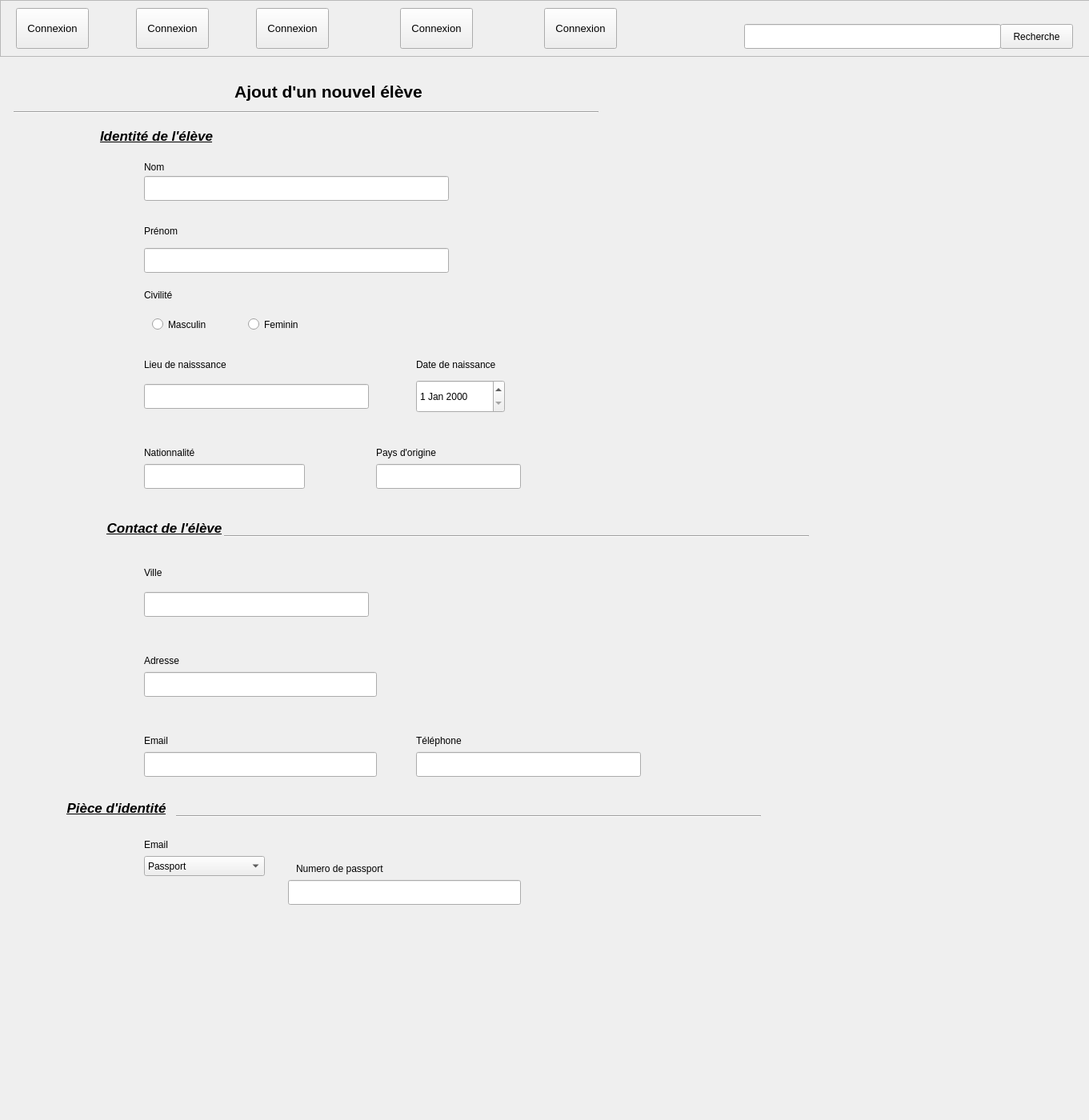
<?xml version="1.0" encoding="UTF-8"?>
<ui version="4.0">
 <class>MainWindow</class>
 <widget class="QMainWindow" name="MainWindow">
  <property name="geometry">
   <rect>
    <x>0</x>
    <y>0</y>
    <width>1361</width>
    <height>1400</height>
   </rect>
  </property>
  <property name="windowTitle">
   <string>MainWindow</string>
  </property>
  <widget class="QWidget" name="centralwidget">
   <widget class="QFrame" name="frame">
    <property name="geometry">
     <rect>
      <x>0</x>
      <y>0</y>
      <width>1411</width>
      <height>71</height>
     </rect>
    </property>
    <property name="frameShape">
     <enum>QFrame::StyledPanel</enum>
    </property>
    <property name="frameShadow">
     <enum>QFrame::Raised</enum>
    </property>
    <widget class="QPushButton" name="pushButton_5">
     <property name="geometry">
      <rect>
       <x>1250</x>
       <y>30</y>
       <width>91</width>
       <height>31</height>
      </rect>
     </property>
     <property name="text">
      <string>Recherche</string>
     </property>
    </widget>
    <widget class="QLineEdit" name="lineEdit">
     <property name="geometry">
      <rect>
       <x>930</x>
       <y>30</y>
       <width>321</width>
       <height>31</height>
      </rect>
     </property>
    </widget>
    <widget class="QPushButton" name="pushButton">
     <property name="geometry">
      <rect>
       <x>20</x>
       <y>10</y>
       <width>91</width>
       <height>51</height>
      </rect>
     </property>
     <property name="font">
      <font>
       <pointsize>10</pointsize>
      </font>
     </property>
     <property name="text">
      <string>Connexion</string>
     </property>
     <property name="icon">
      <iconset>
       <normaloff>icons/png/login__006.png</normaloff>icons/png/login__006.png</iconset>
     </property>
     <property name="iconSize">
      <size>
       <width>27</width>
       <height>47</height>
      </size>
     </property>
    </widget>
    <widget class="QPushButton" name="pushButton_2">
     <property name="geometry">
      <rect>
       <x>320</x>
       <y>10</y>
       <width>91</width>
       <height>51</height>
      </rect>
     </property>
     <property name="font">
      <font>
       <pointsize>10</pointsize>
      </font>
     </property>
     <property name="text">
      <string>Connexion</string>
     </property>
     <property name="icon">
      <iconset>
       <normaloff>icons/png/login__006.png</normaloff>icons/png/login__006.png</iconset>
     </property>
     <property name="iconSize">
      <size>
       <width>27</width>
       <height>47</height>
      </size>
     </property>
    </widget>
    <widget class="QPushButton" name="pushButton_3">
     <property name="geometry">
      <rect>
       <x>680</x>
       <y>10</y>
       <width>91</width>
       <height>51</height>
      </rect>
     </property>
     <property name="font">
      <font>
       <pointsize>10</pointsize>
      </font>
     </property>
     <property name="text">
      <string>Connexion</string>
     </property>
     <property name="icon">
      <iconset>
       <normaloff>icons/png/login__006.png</normaloff>icons/png/login__006.png</iconset>
     </property>
     <property name="iconSize">
      <size>
       <width>27</width>
       <height>47</height>
      </size>
     </property>
    </widget>
    <widget class="QPushButton" name="pushButton_4">
     <property name="geometry">
      <rect>
       <x>500</x>
       <y>10</y>
       <width>91</width>
       <height>51</height>
      </rect>
     </property>
     <property name="font">
      <font>
       <pointsize>10</pointsize>
      </font>
     </property>
     <property name="text">
      <string>Connexion</string>
     </property>
     <property name="icon">
      <iconset>
       <normaloff>icons/png/login__006.png</normaloff>icons/png/login__006.png</iconset>
     </property>
     <property name="iconSize">
      <size>
       <width>27</width>
       <height>47</height>
      </size>
     </property>
    </widget>
    <widget class="QPushButton" name="pushButton_6">
     <property name="geometry">
      <rect>
       <x>170</x>
       <y>10</y>
       <width>91</width>
       <height>51</height>
      </rect>
     </property>
     <property name="font">
      <font>
       <pointsize>10</pointsize>
      </font>
     </property>
     <property name="text">
      <string>Connexion</string>
     </property>
     <property name="icon">
      <iconset>
       <normaloff>icons/png/login__006.png</normaloff>icons/png/login__006.png</iconset>
     </property>
     <property name="iconSize">
      <size>
       <width>27</width>
       <height>47</height>
      </size>
     </property>
    </widget>
   </widget>
   <widget class="QWidget" name="widget" native="true">
    <property name="geometry">
     <rect>
      <x>10</x>
      <y>80</y>
      <width>1361</width>
      <height>1300</height>
     </rect>
    </property>
    <widget class="QLabel" name="label">
     <property name="geometry">
      <rect>
       <x>190</x>
       <y>19</y>
       <width>421</width>
       <height>31</height>
      </rect>
     </property>
     <property name="font">
      <font>
       <pointsize>16</pointsize>
       <weight>75</weight>
       <bold>true</bold>
      </font>
     </property>
     <property name="text">
      <string>Ajout d'un nouvel élève</string>
     </property>
     <property name="alignment">
      <set>Qt::AlignCenter</set>
     </property>
    </widget>
    <widget class="Line" name="line">
     <property name="geometry">
      <rect>
       <x>7</x>
       <y>50</y>
       <width>731</width>
       <height>20</height>
      </rect>
     </property>
     <property name="orientation">
      <enum>Qt::Horizontal</enum>
     </property>
    </widget>
    <widget class="QLabel" name="label_2">
     <property name="geometry">
      <rect>
       <x>80</x>
       <y>80</y>
       <width>211</width>
       <height>20</height>
      </rect>
     </property>
     <property name="font">
      <font>
       <pointsize>13</pointsize>
       <weight>75</weight>
       <italic>true</italic>
       <bold>true</bold>
       <underline>true</underline>
      </font>
     </property>
     <property name="text">
      <string>Identité de l'élève</string>
     </property>
     <property name="alignment">
      <set>Qt::AlignCenter</set>
     </property>
    </widget>
    <widget class="QLabel" name="label_3">
     <property name="geometry">
      <rect>
       <x>170</x>
       <y>120</y>
       <width>67</width>
       <height>17</height>
      </rect>
     </property>
     <property name="text">
      <string>Nom</string>
     </property>
    </widget>
    <widget class="QLineEdit" name="lineEdit_2">
     <property name="geometry">
      <rect>
       <x>170</x>
       <y>140</y>
       <width>381</width>
       <height>31</height>
      </rect>
     </property>
     <property name="echoMode">
      <enum>QLineEdit::PasswordEchoOnEdit</enum>
     </property>
    </widget>
    <widget class="QLabel" name="label_4">
     <property name="geometry">
      <rect>
       <x>170</x>
       <y>200</y>
       <width>67</width>
       <height>17</height>
      </rect>
     </property>
     <property name="text">
      <string>Prénom</string>
     </property>
    </widget>
    <widget class="QLineEdit" name="lineEdit_3">
     <property name="geometry">
      <rect>
       <x>170</x>
       <y>230</y>
       <width>381</width>
       <height>31</height>
      </rect>
     </property>
    </widget>
    <widget class="QLabel" name="label_5">
     <property name="geometry">
      <rect>
       <x>170</x>
       <y>280</y>
       <width>67</width>
       <height>17</height>
      </rect>
     </property>
     <property name="text">
      <string>Civilité</string>
     </property>
    </widget>
    <widget class="QRadioButton" name="radioButton">
     <property name="geometry">
      <rect>
       <x>180</x>
       <y>310</y>
       <width>112</width>
       <height>31</height>
      </rect>
     </property>
     <property name="text">
      <string>Masculin</string>
     </property>
    </widget>
    <widget class="QRadioButton" name="radioButton_2">
     <property name="geometry">
      <rect>
       <x>300</x>
       <y>310</y>
       <width>112</width>
       <height>31</height>
      </rect>
     </property>
     <property name="text">
      <string>Feminin</string>
     </property>
    </widget>
    <widget class="QLabel" name="label_6">
     <property name="geometry">
      <rect>
       <x>170</x>
       <y>360</y>
       <width>171</width>
       <height>31</height>
      </rect>
     </property>
     <property name="text">
      <string>Lieu de naisssance</string>
     </property>
     <property name="alignment">
      <set>Qt::AlignLeading|Qt::AlignLeft|Qt::AlignVCenter</set>
     </property>
    </widget>
    <widget class="QLineEdit" name="lineEdit_4">
     <property name="geometry">
      <rect>
       <x>170</x>
       <y>400</y>
       <width>281</width>
       <height>31</height>
      </rect>
     </property>
    </widget>
    <widget class="QLabel" name="label_7">
     <property name="geometry">
      <rect>
       <x>510</x>
       <y>360</y>
       <width>171</width>
       <height>31</height>
      </rect>
     </property>
     <property name="text">
      <string>Date de naissance</string>
     </property>
     <property name="alignment">
      <set>Qt::AlignLeading|Qt::AlignLeft|Qt::AlignVCenter</set>
     </property>
    </widget>
    <widget class="QDateEdit" name="dateEdit">
     <property name="geometry">
      <rect>
       <x>510</x>
       <y>395</y>
       <width>111</width>
       <height>41</height>
      </rect>
     </property>
    </widget>
    <widget class="QLabel" name="label_8">
     <property name="geometry">
      <rect>
       <x>170</x>
       <y>470</y>
       <width>171</width>
       <height>31</height>
      </rect>
     </property>
     <property name="text">
      <string>Nationnalité</string>
     </property>
     <property name="alignment">
      <set>Qt::AlignLeading|Qt::AlignLeft|Qt::AlignVCenter</set>
     </property>
    </widget>
    <widget class="QLabel" name="label_9">
     <property name="geometry">
      <rect>
       <x>460</x>
       <y>470</y>
       <width>171</width>
       <height>31</height>
      </rect>
     </property>
     <property name="text">
      <string>Pays d'origine</string>
     </property>
     <property name="alignment">
      <set>Qt::AlignLeading|Qt::AlignLeft|Qt::AlignVCenter</set>
     </property>
    </widget>
    <widget class="QLineEdit" name="lineEdit_52">
     <property name="geometry">
      <rect>
       <x>460</x>
       <y>500</y>
       <width>181</width>
       <height>31</height>
      </rect>
     </property>
    </widget>
    <widget class="QLineEdit" name="lineEdit_53">
     <property name="geometry">
      <rect>
       <x>170</x>
       <y>500</y>
       <width>201</width>
       <height>31</height>
      </rect>
     </property>
    </widget>
    <widget class="QLabel" name="label_10">
     <property name="geometry">
      <rect>
       <x>90</x>
       <y>570</y>
       <width>211</width>
       <height>20</height>
      </rect>
     </property>
     <property name="font">
      <font>
       <pointsize>13</pointsize>
       <weight>75</weight>
       <italic>true</italic>
       <bold>true</bold>
       <underline>true</underline>
      </font>
     </property>
     <property name="text">
      <string>Contact de l'élève</string>
     </property>
     <property name="alignment">
      <set>Qt::AlignCenter</set>
     </property>
    </widget>
    <widget class="Line" name="line_2">
     <property name="geometry">
      <rect>
       <x>270</x>
       <y>580</y>
       <width>731</width>
       <height>20</height>
      </rect>
     </property>
     <property name="orientation">
      <enum>Qt::Horizontal</enum>
     </property>
    </widget>
    <widget class="QLabel" name="label_11">
     <property name="geometry">
      <rect>
       <x>170</x>
       <y>620</y>
       <width>171</width>
       <height>31</height>
      </rect>
     </property>
     <property name="text">
      <string>Ville</string>
     </property>
     <property name="alignment">
      <set>Qt::AlignLeading|Qt::AlignLeft|Qt::AlignVCenter</set>
     </property>
    </widget>
    <widget class="QLineEdit" name="lineEdit_5">
     <property name="geometry">
      <rect>
       <x>170</x>
       <y>660</y>
       <width>281</width>
       <height>31</height>
      </rect>
     </property>
    </widget>
    <widget class="QLabel" name="label_14">
     <property name="geometry">
      <rect>
       <x>170</x>
       <y>730</y>
       <width>171</width>
       <height>31</height>
      </rect>
     </property>
     <property name="text">
      <string>Adresse</string>
     </property>
     <property name="alignment">
      <set>Qt::AlignLeading|Qt::AlignLeft|Qt::AlignVCenter</set>
     </property>
    </widget>
    <widget class="QLineEdit" name="lineEdit_55">
     <property name="geometry">
      <rect>
       <x>170</x>
       <y>760</y>
       <width>291</width>
       <height>31</height>
      </rect>
     </property>
    </widget>
    <widget class="QLabel" name="label_29">
     <property name="geometry">
      <rect>
       <x>170</x>
       <y>830</y>
       <width>171</width>
       <height>31</height>
      </rect>
     </property>
     <property name="text">
      <string>Email</string>
     </property>
     <property name="alignment">
      <set>Qt::AlignLeading|Qt::AlignLeft|Qt::AlignVCenter</set>
     </property>
    </widget>
    <widget class="QLabel" name="label_30">
     <property name="geometry">
      <rect>
       <x>510</x>
       <y>830</y>
       <width>171</width>
       <height>31</height>
      </rect>
     </property>
     <property name="text">
      <string>Téléphone</string>
     </property>
     <property name="alignment">
      <set>Qt::AlignLeading|Qt::AlignLeft|Qt::AlignVCenter</set>
     </property>
    </widget>
    <widget class="QLineEdit" name="lineEdit_60">
     <property name="geometry">
      <rect>
       <x>170</x>
       <y>860</y>
       <width>291</width>
       <height>31</height>
      </rect>
     </property>
    </widget>
    <widget class="QLineEdit" name="lineEdit_61">
     <property name="geometry">
      <rect>
       <x>510</x>
       <y>860</y>
       <width>281</width>
       <height>31</height>
      </rect>
     </property>
    </widget>
    <widget class="QLabel" name="label_31">
     <property name="geometry">
      <rect>
       <x>30</x>
       <y>920</y>
       <width>211</width>
       <height>20</height>
      </rect>
     </property>
     <property name="font">
      <font>
       <pointsize>13</pointsize>
       <weight>75</weight>
       <italic>true</italic>
       <bold>true</bold>
       <underline>true</underline>
      </font>
     </property>
     <property name="text">
      <string>Pièce d'identité</string>
     </property>
     <property name="alignment">
      <set>Qt::AlignCenter</set>
     </property>
    </widget>
    <widget class="Line" name="line_5">
     <property name="geometry">
      <rect>
       <x>210</x>
       <y>930</y>
       <width>731</width>
       <height>20</height>
      </rect>
     </property>
     <property name="orientation">
      <enum>Qt::Horizontal</enum>
     </property>
    </widget>
    <widget class="QLabel" name="label_32">
     <property name="geometry">
      <rect>
       <x>170</x>
       <y>960</y>
       <width>171</width>
       <height>31</height>
      </rect>
     </property>
     <property name="text">
      <string>Email</string>
     </property>
     <property name="alignment">
      <set>Qt::AlignLeading|Qt::AlignLeft|Qt::AlignVCenter</set>
     </property>
    </widget>
    <widget class="QComboBox" name="comboBox">
     <property name="geometry">
      <rect>
       <x>170</x>
       <y>990</y>
       <width>151</width>
       <height>25</height>
      </rect>
     </property>
     <item>
      <property name="text">
       <string>Passport</string>
      </property>
     </item>
     <item>
      <property name="text">
       <string>Extrait de naissance</string>
      </property>
     </item>
     <item>
      <property name="text">
       <string>Carte d'identité nationale(CIN)</string>
      </property>
     </item>
    </widget>
    <widget class="QLabel" name="label_33">
     <property name="geometry">
      <rect>
       <x>360</x>
       <y>990</y>
       <width>171</width>
       <height>31</height>
      </rect>
     </property>
     <property name="text">
      <string>Numero de passport</string>
     </property>
     <property name="alignment">
      <set>Qt::AlignLeading|Qt::AlignLeft|Qt::AlignVCenter</set>
     </property>
    </widget>
    <widget class="QLineEdit" name="lineEdit_63">
     <property name="geometry">
      <rect>
       <x>350</x>
       <y>1020</y>
       <width>291</width>
       <height>31</height>
      </rect>
     </property>
     <property name="text">
      <string/>
     </property>
    </widget>
   </widget>
  </widget>
 </widget>
 <resources/>
 <connections/>
</ui>
